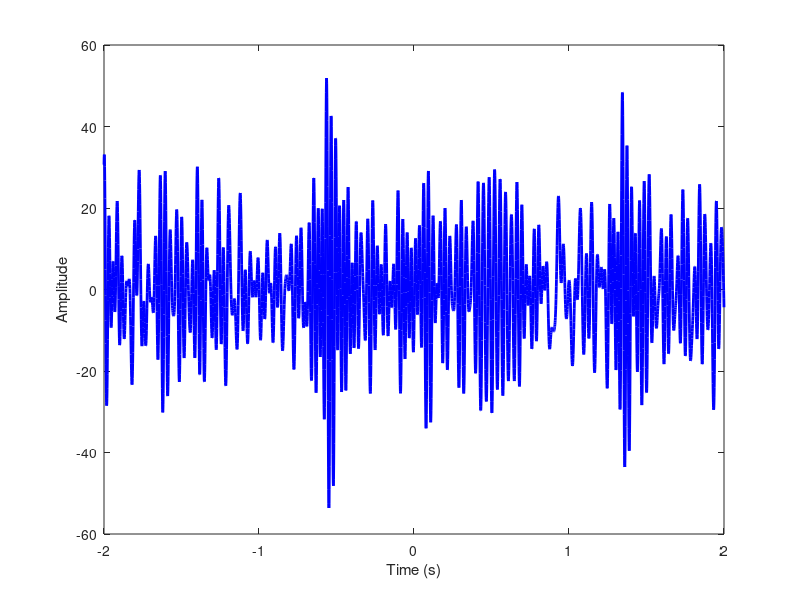

MATLAB code to generate this figure:
%%
%     Curso do canal ExataMenteS
%     Aula 80 - Serie Temporal Multiespectral
%     Se inscreva no canal e nos ajude a crescer <3
%     https://www.youtube.com/channel/UCZyFebN0_gF2yy5fhVhlXtA
%     Professor: Joao Pinheiro
%     Copyright https://github.com/joaomh
%%

% set parameters
freqHz = 1000; % sampling rate in Hz
time  = -2:1/freqHz:2;
nPoints = length(time);
freqVec  = [ 7.7 14.4 23.8 28 35.9 7.7 14.4 23.8 28 35.9 ]; % frequencies in Hz
ampVec  = [ 3.1 4.3  1.2  8.9 9.2 3.1 4.3 1.2 8.9 9.2 ];             % Amplitudes
phsaVec  = randn(10,1)';

% Init
signal = zeros(1,nPoints);

% Loop over frequencies
for i = 1:length(freqVec)
    
    % Interpolated noise
    AM = ampVec(i) * interp1(1:20,randn(20,1),linspace(1,20,nPoints),'pchip');
    
    % Add the sines
    signal =  signal + AM.*sin(2*pi * freqVec(i)*time + phsaVec(i)) ;
    
end

% Plot
figure(1), clf
plot(time,signal,'b','linew',2)
xlabel('Time (s)'), ylabel('Amplitude')
